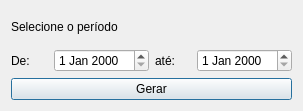
<?xml version="1.0" encoding="UTF-8"?>
<ui version="4.0">
 <class>dlgRelatorioVendas</class>
 <widget class="QDialog" name="dlgRelatorioVendas">
  <property name="geometry">
   <rect>
    <x>0</x>
    <y>0</y>
    <width>303</width>
    <height>111</height>
   </rect>
  </property>
  <property name="windowTitle">
   <string>Relatório de Vendas</string>
  </property>
  <layout class="QVBoxLayout" name="verticalLayout_2">
   <item>
    <layout class="QVBoxLayout" name="verticalLayout">
     <item>
      <widget class="QLabel" name="label">
       <property name="text">
        <string>Selecione o período</string>
       </property>
      </widget>
     </item>
     <item>
      <layout class="QHBoxLayout" name="horizontalLayout">
       <item>
        <widget class="QLabel" name="label_2">
         <property name="text">
          <string>De:</string>
         </property>
        </widget>
       </item>
       <item>
        <widget class="QDateEdit" name="txtDataINI"/>
       </item>
       <item>
        <widget class="QLabel" name="label_3">
         <property name="text">
          <string>até:</string>
         </property>
        </widget>
       </item>
       <item>
        <widget class="QDateEdit" name="txtDataFIM"/>
       </item>
      </layout>
     </item>
     <item>
      <widget class="QPushButton" name="pushButton">
       <property name="text">
        <string>Gerar</string>
       </property>
      </widget>
     </item>
    </layout>
   </item>
  </layout>
 </widget>
 <tabstops>
  <tabstop>txtDataINI</tabstop>
  <tabstop>txtDataFIM</tabstop>
  <tabstop>pushButton</tabstop>
 </tabstops>
 <resources/>
 <connections/>
</ui>
